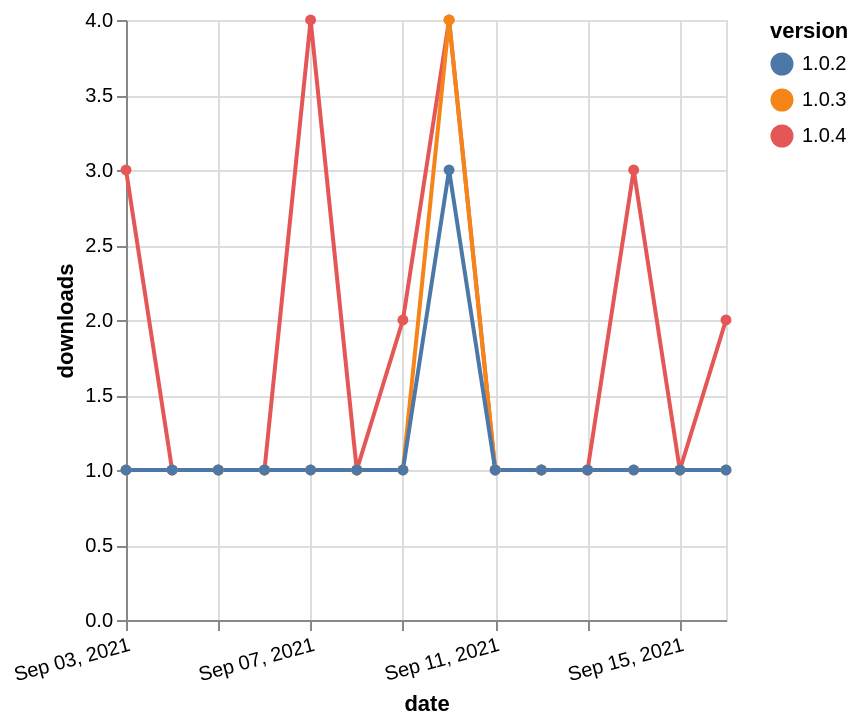

Vega-Lite specification stored for this chart:
### Vega-Lite specification from a JSON file in a GitHub repository (floating-point values rounded to 4 significant figures)
{"$schema": "https://vega.github.io/schema/vega-lite/v5.json", "description": "A simple bar chart with embedded data.", "data": {"values": [{"date": "2021-09-03", "total": 585, "delta": 3, "version": "1.0.4"}, {"date": "2021-09-04", "total": 586, "delta": 1, "version": "1.0.4"}, {"date": "2021-09-05", "total": 587, "delta": 1, "version": "1.0.4"}, {"date": "2021-09-06", "total": 588, "delta": 1, "version": "1.0.4"}, {"date": "2021-09-07", "total": 592, "delta": 4, "version": "1.0.4"}, {"date": "2021-09-08", "total": 593, "delta": 1, "version": "1.0.4"}, {"date": "2021-09-09", "total": 595, "delta": 2, "version": "1.0.4"}, {"date": "2021-09-10", "total": 599, "delta": 4, "version": "1.0.4"}, {"date": "2021-09-11", "total": 600, "delta": 1, "version": "1.0.4"}, {"date": "2021-09-12", "total": 601, "delta": 1, "version": "1.0.4"}, {"date": "2021-09-13", "total": 602, "delta": 1, "version": "1.0.4"}, {"date": "2021-09-14", "total": 605, "delta": 3, "version": "1.0.4"}, {"date": "2021-09-15", "total": 606, "delta": 1, "version": "1.0.4"}, {"date": "2021-09-16", "total": 608, "delta": 2, "version": "1.0.4"}, {"date": "2021-09-03", "total": 518, "delta": 1, "version": "1.0.3"}, {"date": "2021-09-04", "total": 519, "delta": 1, "version": "1.0.3"}, {"date": "2021-09-05", "total": 520, "delta": 1, "version": "1.0.3"}, {"date": "2021-09-06", "total": 521, "delta": 1, "version": "1.0.3"}, {"date": "2021-09-07", "total": 522, "delta": 1, "version": "1.0.3"}, {"date": "2021-09-08", "total": 523, "delta": 1, "version": "1.0.3"}, {"date": "2021-09-09", "total": 524, "delta": 1, "version": "1.0.3"}, {"date": "2021-09-10", "total": 528, "delta": 4, "version": "1.0.3"}, {"date": "2021-09-11", "total": 529, "delta": 1, "version": "1.0.3"}, {"date": "2021-09-12", "total": 530, "delta": 1, "version": "1.0.3"}, {"date": "2021-09-13", "total": 531, "delta": 1, "version": "1.0.3"}, {"date": "2021-09-14", "total": 532, "delta": 1, "version": "1.0.3"}, {"date": "2021-09-15", "total": 533, "delta": 1, "version": "1.0.3"}, {"date": "2021-09-16", "total": 534, "delta": 1, "version": "1.0.3"}, {"date": "2021-09-03", "total": 305, "delta": 1, "version": "1.0.2"}, {"date": "2021-09-04", "total": 306, "delta": 1, "version": "1.0.2"}, {"date": "2021-09-05", "total": 307, "delta": 1, "version": "1.0.2"}, {"date": "2021-09-06", "total": 308, "delta": 1, "version": "1.0.2"}, {"date": "2021-09-07", "total": 309, "delta": 1, "version": "1.0.2"}, {"date": "2021-09-08", "total": 310, "delta": 1, "version": "1.0.2"}, {"date": "2021-09-09", "total": 311, "delta": 1, "version": "1.0.2"}, {"date": "2021-09-10", "total": 314, "delta": 3, "version": "1.0.2"}, {"date": "2021-09-11", "total": 315, "delta": 1, "version": "1.0.2"}, {"date": "2021-09-12", "total": 316, "delta": 1, "version": "1.0.2"}, {"date": "2021-09-13", "total": 317, "delta": 1, "version": "1.0.2"}, {"date": "2021-09-14", "total": 318, "delta": 1, "version": "1.0.2"}, {"date": "2021-09-15", "total": 319, "delta": 1, "version": "1.0.2"}, {"date": "2021-09-16", "total": 320, "delta": 1, "version": "1.0.2"}]}, "width": "container", "mark": {"type": "line", "point": {"filled": true}}, "encoding": {"x": {"field": "date", "type": "temporal", "timeUnit": "yearmonthdate", "title": "date", "axis": {"labelAngle": -15}}, "y": {"field": "delta", "type": "quantitative", "title": "downloads"}, "color": {"field": "version", "type": "nominal"}, "tooltip": {"field": "delta"}}}
